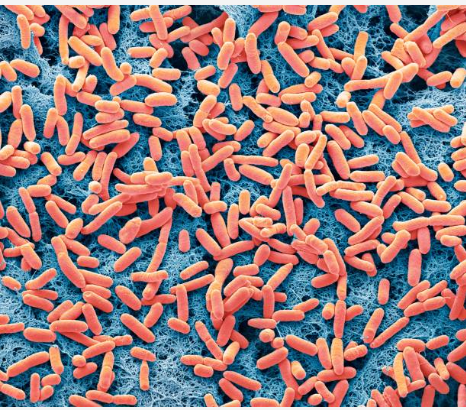
#> input picture samples/Sample Image.png, 466 x 410 px
$ python -i preprocessing.py   (imports and definitions only)
#> lines starting #> are read from the running program, lines starting #| are printed output that depends on the picture
#> further down, picture is the input picture: shape (410, 466, 3); mean B, G, R 123, 122.6, 150.8
import cv2
import numpy as np
from utils.config import CLAHE_CLIP, CLAHE_TILE

def preprocess_image(image: np.ndarray) -> np.ndarray:
    """Enhance microstructure image: grayscale, contrast, denoise, smooth."""
    # Grayscale
    gray = cv2.cvtColor(image, cv2.COLOR_BGR2GRAY) if image.ndim == 3 else image
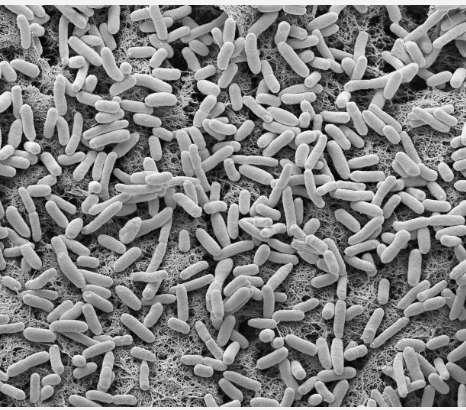
#> gray: shape (410, 466); min 1, max 253, mean 131
    # CLAHE contrast
    clahe = cv2.createCLAHE(clipLimit=CLAHE_CLIP, tileGridSize=CLAHE_TILE)
    enhanced = clahe.apply(gray)
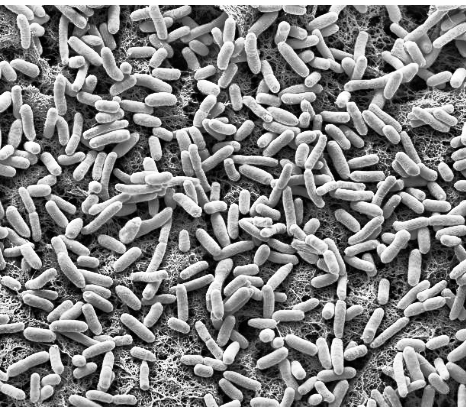
#> enhanced: shape (410, 466); min 0, max 255, mean 130.9
    # Median blur
    denoised = cv2.medianBlur(enhanced, 5)
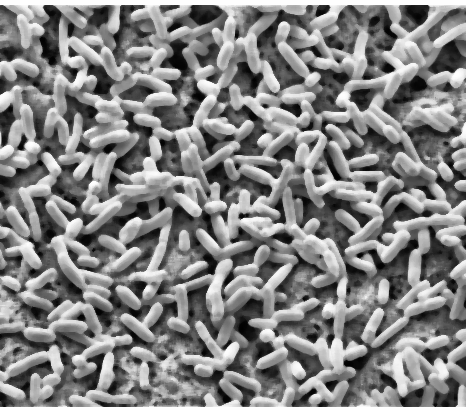
#> denoised: shape (410, 466); min 1, max 254, mean 131.5
    # Bilateral filter
    filtered = cv2.bilateralFilter(denoised, 9, 75, 75)
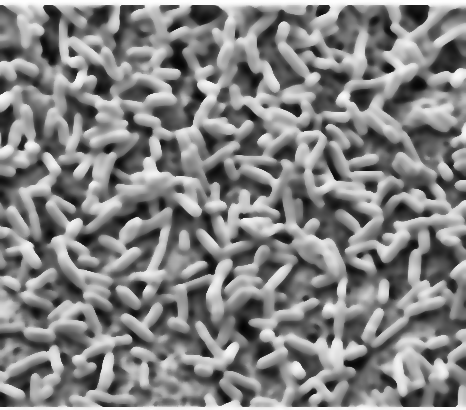
#> filtered: shape (410, 466); min 3, max 254, mean 131.5
    return filtered

>>> import cv2
>>> picture = cv2.imread('../samples/Sample Image.png')
>>> result = preprocess_image(picture)
